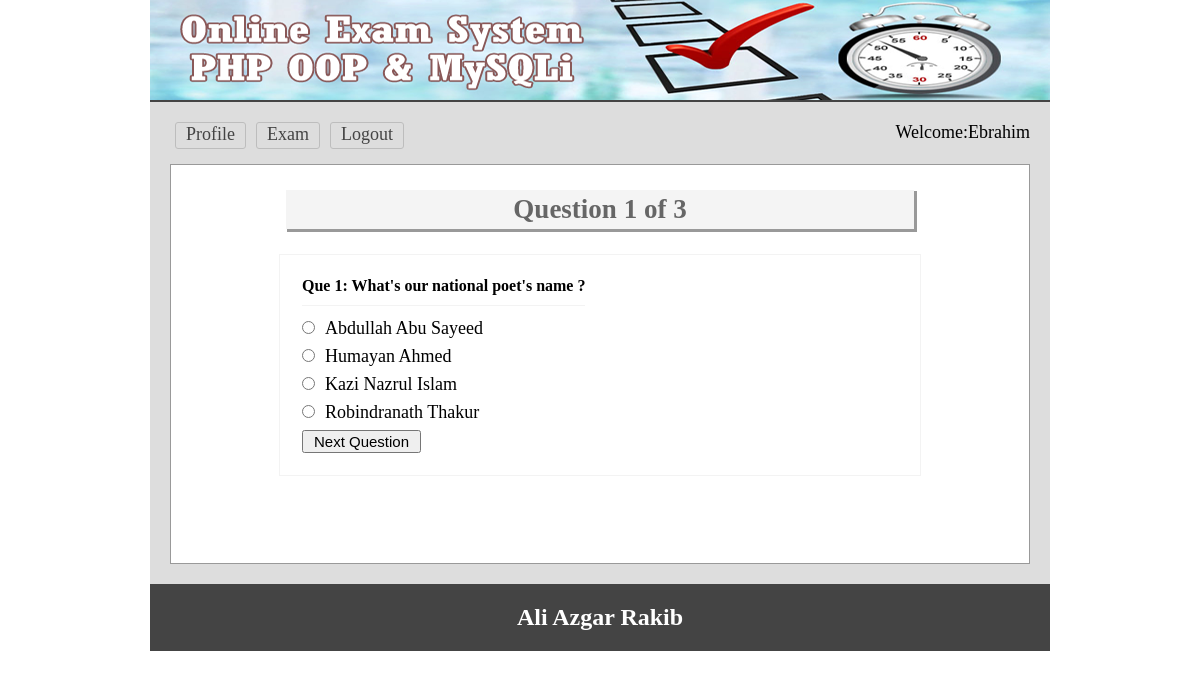
/test.php?q=1 (signed in), run on the app's committed database.
### tables this page shows
CREATE TABLE `questions` (
  `id` int(11) NOT NULL,
  `qno` int(11) NOT NULL,
  `title` text NOT NULL
);

CREATE TABLE `answers` (
  `id` int(11) NOT NULL,
  `qno` int(11) NOT NULL,
  `rightans` int(11) NOT NULL DEFAULT 0,
  `answer` text NOT NULL
);

### lib/Database.php (called while the page is built, shortened)
<?php
class Database
{
	public $host   = DB_HOST;
	public $user   = DB_USER;
	public $pass   = DB_PASS;
	public $dbname = DB_NAME;
	public $link;
	private function connectDB()
	{
		$this->link = new mysqli($this->host, $this->user, $this->pass, $this->dbname);
	}
	public function select($query)
	{
		$result = $this->link->query($query) or die($this->link->error . __LINE__);
		if ($result->num_rows > 0) {
			return $result;
		} else {
			return false;
		}
	}
}

### classes/Exam.php (called while the page is built, shortened)
<?php
class Exam
{
    private $db;
    public function __construct()
    {
        $this->db = new Database();
    }
    public function getTotal()
    {
        $query = "SELECT * FROM questions";
        $result = $this->db->select($query);
        if ($result) {
            $total = $result->num_rows;
            return $total;
        }
    }
    public function getQuestionByNum($number)
    {
        $query  = "SELECT * FROM questions WHERE qno=$number";
        $result = $this->db->select($query)->fetch_assoc();
        return $result;
    }
    public function getAnswerByQ($number)
    {
        $query  = "SELECT * FROM answers WHERE qno=$number";
        $result = $this->db->select($query);
        return $result;
    }
}

### test.php (the view, shortened to what this page needs)
<?php
require_once 'inc/header.php';
if (isset($_GET['q'])) {
	$number   = (int) $_GET['q'];
	$question = $exam->getQuestionByNum($number);
	$answers   = $exam->getAnswerByQ($number);
}
?>
<div class="main">
    <h1>Question <?= $question['qno'] ?> of <?= $exam->getTotal() ?> </h1>
    <div class="test">
        <form method="post" action="">
            <table>
                <tr>
                    <td colspan="2">
                        <h3>Que <?= $question['qno'] ?>: <?= $question['title'] ?></h3>
                    </td>
                </tr>
                <?php
				foreach ($answers as $answer) {
				?>
                <tr>
                    <td>
                        <input name="answer" type="radio" value="<?= $answer['id'] ?>" /><?= $answer['answer'] ?>
                    </td>
                </tr>
                <?php } ?>
                <tr>
                    <td>
                        <input type="submit" name="submit" value="Next Question" />
                    </td>
                </tr>
            </table>
        </form>
    </div>
</div>
<?php include 'inc/footer.php'; ?>

### css/main.css (style rules this page uses)
* { margin: 0; padding: 0; outline: none }
body { font-family: verdana }
input[type="submit"] { cursor: pointer; font-size: 15px; padding: 1px 10px; }
.main { background: #fff none repeat scroll 0 0; border: 1px solid #999; margin-top: 10px; min-height: 368px; padding: 15px; width: 828px; }
.main h1 { background: #f4f4f4 none repeat scroll 0 0; box-shadow: 2px 2px 0 1px #999; color: #666; margin: 10px auto 25px; padding: 4px; text-align: center; width: 620px; }
.test { border: 1px solid #f3f3f3; margin: 0 auto; max-width: 600px; padding: 20px; }
.test input[type="radio"] { margin-bottom: 10px; margin-right: 10px; cursor: pointer; }
.test h3 { border-bottom: 1px solid #f3f3f3; font-size: 16px; margin-bottom: 10px; padding-bottom: 10px; }

### data on the page
questions: qno "1", title "What's our national poet's name ?"
answers: answer "Abdullah Abu Sayeed"
answers: answer "Humayan Ahmed"
answers: answer "Kazi Nazrul Islam"
answers: answer "Robindranath Thakur"

### other printed values
Session::get('name') "Ebrahim"
$exam->getTotal() "3"
